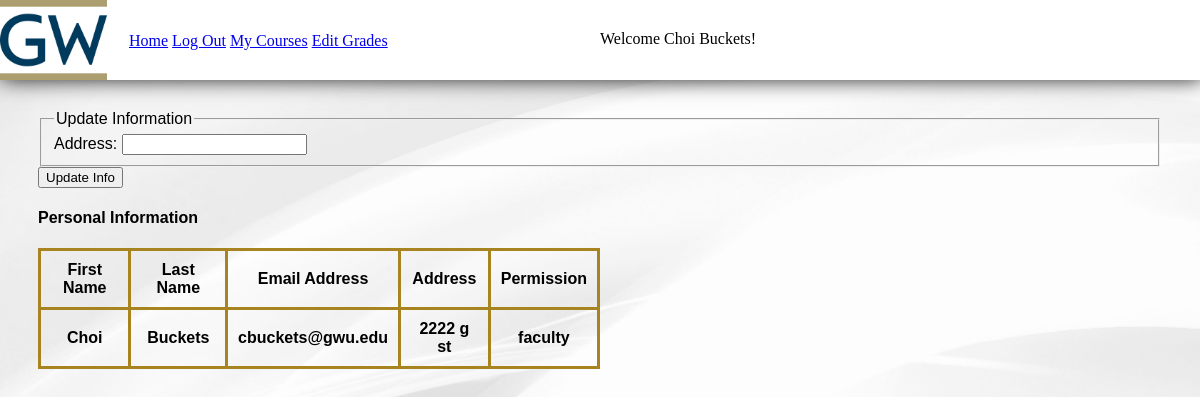
The page /personalinfo.php (signed in) on the database its author committed.
### tables this page shows
CREATE TABLE `users` (
  `uid` int(8) PRIMARY KEY,
  `address` varchar(255),
  `fname` varchar(40),
  `lname` varchar(40),
  `password` varchar(25),
  `email` varchar(40),
  `permission` varchar(20)
);

### personalinfo.php (the view, shortened to what this page needs)
<?php
$user_id = $_SESSION['viewuid'];
require_once("navbar.php");
$dbc = mysqli_connect(DB_HOST, DB_USER, DB_PASSWORD, DB_NAME);
if($_SESSION['viewtype'] == "student"){
	$isstudent = true;
	$query = "SELECT * FROM student join users on student.uid = users.uid where student.uid = " . $user_id;
}
else{
	$query = "select * from users where users.uid = " . $user_id;
}
$data = mysqli_query($dbc, $query);
if($_SESSION['type'] == 'gradsec' || $_SESSION['type'] == 'admin'){
	echo "<form method='post' action='personalinfo.php'>
	<fieldset>
	  <legend>Update Information</legend>
	  <label for='Note'>Note: modifying some user information will require a logout or simulated logout to take effect</label>
	  <br/>
	  <label for='First Name'>First Name:</label>
	  <input type='text' name='firstname' />
	  <br/>
	  <label for='Last Name'>Last Name:</label>
	  <input type='text' name='lastname' />
	  <br/>
	  <label for='Email Address'>Email Address:</label>
	  <input type='text' name='email' />
	  <br/>
	  <label for='Address'>Address:</label>
	  <input type='text' name='address' />
	  <br/>";
	if($_SESSION['viewtype'] == 'student'){
	  echo "<label for='Degree'>Degree:</label>
	  <input type='text' name='degree' />
	  <br/>
	  <label for='Program'>Program:</label>
	  <input type='text' name='program' />
	  <br/>";
	}
	echo "</fieldset>
	<input type='submit' value='Update Info' name='updateinfo' />
    </form>";
}
else{
	echo "<form method='post' action='personalinfo.php'>
	<fieldset>
	  <legend>Update Information</legend>
	  <label for='Address'>Address:</label>
	  <input type='text' name='address' />
	</fieldset>
	<input type='submit' value='Update Info' name='updateinfo' />
    </form>";
}
?>
<!DOCTYPE html PUBLIC "-//W3C//DTD XHTML 1.0 Transitional//EN"
  "http://www.w3.org/TR/xhtml1/DTD/xhtml1-transitional.dtd">
<html xmlns="http://www.w3.org/1999/xhtml" xml:lang="en" lang="en">
<body onload="navbar();">
</body>
<H4>Personal Information</H4>
<table class='personalInfo', style="width:50%">
    <tr>
    <th>First Name</th>
    <th>Last Name </th>
    <th>Email Address</th>
    <th>Address</th>
    <th>Permission</th>
  </tr>
      <?php while( $row = mysqli_fetch_array($data)) { ?>
  <tr>
    <th><?php echo ''. $row['fname'] ?></th>
    <th><?php echo ''. $row['lname'] ?></th>
    <th><?php echo ''. $row['email']?></th>
    <th><?php echo ''. $row['address']?></th>
    <th><?php echo ''. $row['permission']?></th>
   </tr>
<?php } ?>
</table>
</html>

### navbar.php (style rules this page uses)
body { height: 125vh; background-image: url("backgroundNAV.jpg"); background-size: cover; font-family: sans-serif; margin-top: 80px; padding: 30px; }

### personalinfo.php (style rules this page uses)
.personalInfo, th { padding: 10px; border: 3px solid #a88420; border-collapse: collapse; }

### rows shown on the page
users: fname "Choi", lname "Buckets", email "cbuckets@gwu.edu", address "2222 g st", permission "faculty"
